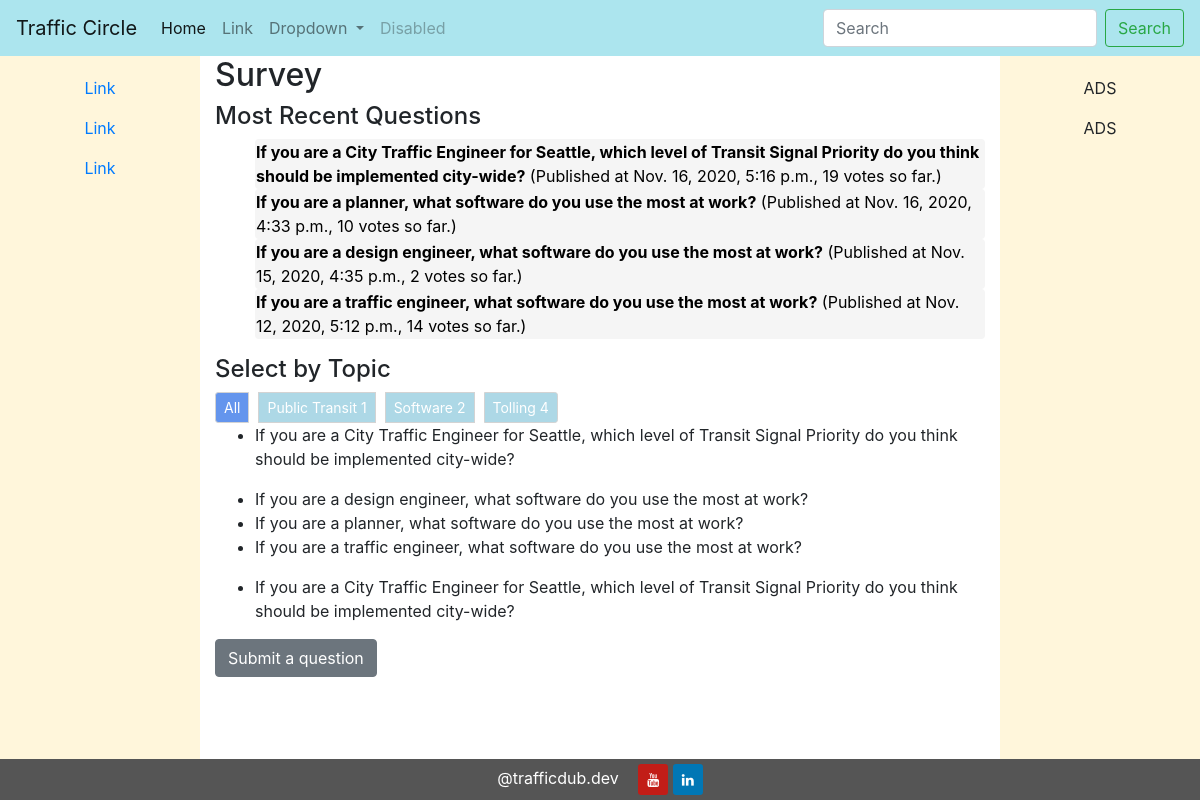
/polls/, run on an earlier commit of the app's database.
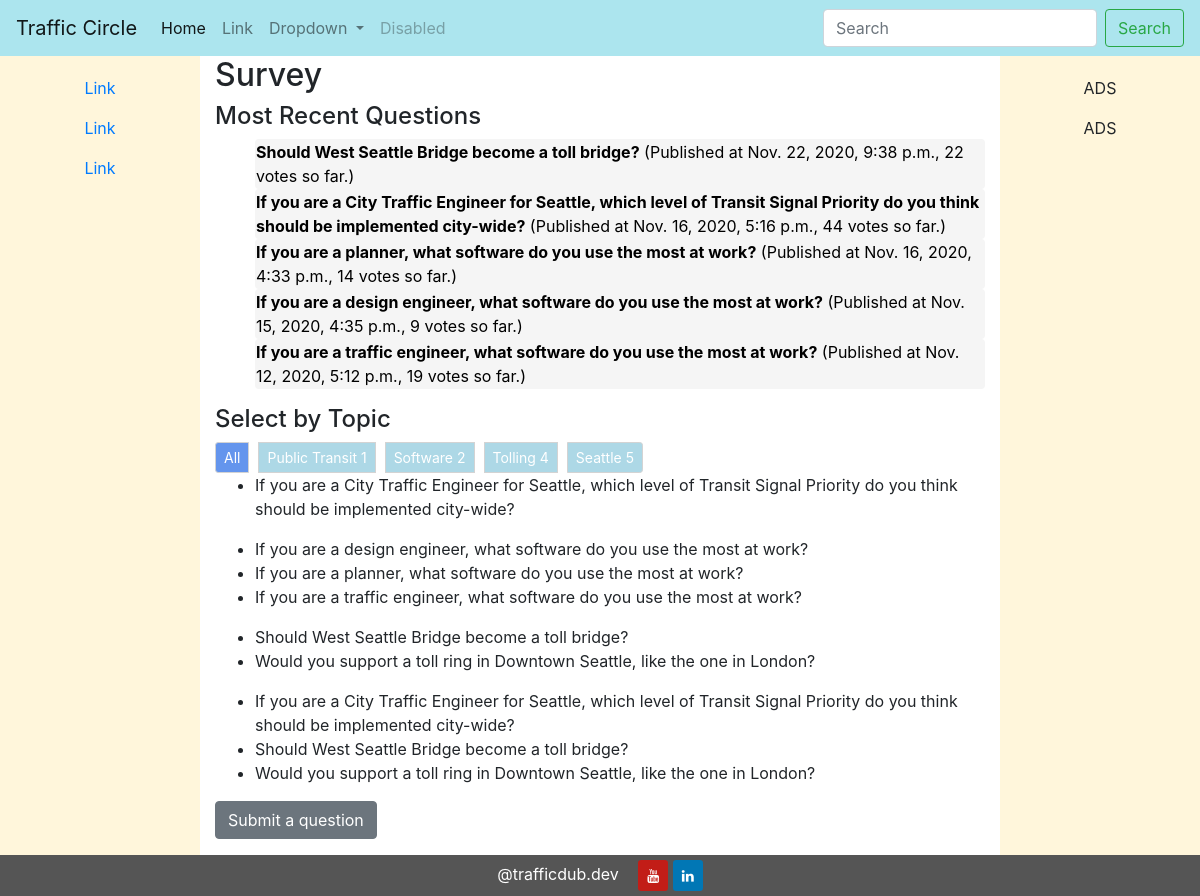
And on a later commit of the database.
### polls/models.py (models this page shows, shortened)
class Question(models.Model):
    question_text = models.CharField(max_length=200)
    pub_date = models.DateTimeField('date published')
    category = models.ManyToManyField(Category, related_name='questions')
    topic = models.ManyToManyField(Topic, related_name='questions')
    def was_published_recently(self):
        now = timezone.now()
        return now - dt.timedelta(days=14) <= self.pub_date <= now
    was_published_recently.admin_order_field = 'pub_date'
    was_published_recently.boolean = True
    was_published_recently.short_description = 'Published recently?'

class Topic(models.Model):
    topic_text = models.CharField(max_length=64, blank=True)
    def __str__(self):
        return self.topic_text

### polls/views.py (the view)
# urls.py: path('', views.IndexView.as_view(), name='index'),
class IndexView(generic.ListView):
    template_name = 'polls/index.html'
    context_object_name = 'latest_question_list'
    paginate_by = 10
    def get_queryset(self):
        return Question.objects.filter(
            pub_date__lte=tz.now()
        ).order_by('-pub_date')[:5]
    def get_context_data(self, **kwargs):
        context = super(IndexView,self).get_context_data(**kwargs)
        context['votes'] = Choice.objects.values('question').annotate(total_vote=Sum('votes'))
        context['topics'] = Topic.objects.all()
        return context

### polls/templatetags/polls_extras.py (called while the page is built)
@register.filter(name='get_total_vote_by_q_id')
def get_total_vote_by_q_id(choices_set, id):
    return choices_set.filter(question=id)[0]['total_vote']

### polls/templates/polls/index.html (shortened to what this page needs)
{% extends "polls/layout.html" %}
{% load polls_extras %}
{% load static %}
{% block polls_body%}
    <div>
        <h2>Survey</h2>
        <h4>Most Recent Questions</h4>
        {% if latest_question_list %}
        <ul>
            {% for question in latest_question_list %}
                <button class="btn btn-link q-text" id="question-{{ question.id }}" type="button" data-toggle="collapse" data-target=".collapse-{{ question.id }}" data-questionId="{{ question.id }}" aria-expanded="true" aria-controls="q-choices-{{ question.id }}">
                    <b>{{ question.question_text }}</b> (Published at {{ question.pub_date }}, {{ votes|get_total_vote_by_q_id:question.id}} vote{{ votes|get_total_vote_by_q_id:question.id|pluralize}} so far.)
                </button>
            {% endfor %}
        </ul>
        {% else %}
            <p>No survey questions available.</p>
        {% endif %}
    </div>
    <div>
        <h4>Select by Topic</h4>
        <div class="btn-group btn-group-sm btn-group-toggle" data-toggle="buttons">
            <label class="btn btn-secondary btn-topic active">
                <input type="checkbox" checked autocomplete="off"> All
            </label>
            {% for topic in topics %}
            <label class="btn btn-secondary btn-topic">
                <input type="checkbox" autocomplete="off"> {{ topic }} {{topic.id}}
            </label>
            {% endfor %}
        </div>
        <div id='question-filtered-by-topic'>
            {% for topic in topics %}
                <ul>
                    {% for question in topic.questions.all %}
                    <li>{{ question.question_text }}</li>
                    {% endfor %}
                </ul>
            {% endfor %}
        </div>
    </div>
    <p>
        <div>
            <a href="{% url 'polls:add_question'%}" role="button" class="btn btn-secondary btn-mi">Submit a question</a>
        </div>
    </p>
{% endblock %}

### polls/templates/polls/layout.html
{% extends "main_layout.html" %}
{% block body %}
<div class="container-fluid text-center">
  <div class="row content">
    <div class="d-none d-md-block col-md-2 sidenav">
      <p><a href="#">Link</a></p>
      <p><a href="#">Link</a></p>
      <p><a href="#">Link</a></p>
    </div>
    <div class="col-sm-12 col-md-8 text-left">
      {% block polls_body %}
      {% endblock %}
    </div>
    <div class="d-none d-md-block col-md-2 sidenav">
      <div class="well">
        <p>ADS</p>
      </div>
      <div class="well">
        <p>ADS</p>
      </div>
    </div>
  </div>
</div>
{% endblock %}

### templates/traffic_circle/main_layout.html (shortened to what this page needs)
{% load static %}
<!DOCTYPE html>
<html lang="en">
<head>
    <link rel="stylesheet" href="https://cdn.jsdelivr.net/npm/bootstrap@4.5.3/dist/css/bootstrap.min.css">
    <link rel="stylesheet" type="text/css" href="{% static '/css/main.css' %}">
    <link rel="stylesheet" href="https://cdnjs.cloudflare.com/ajax/libs/font-awesome/4.7.0/css/font-awesome.min.css">
</head>
<body>
    {% include 'navbar2.html' %}
    {% block body %}
    {% endblock %}
    <footer class="container-fluid text-center">
            <span id="footer-text">
                @trafficdub.dev
            </span>
            <button type="button" class="btn btn-social-icon btn-sm btn-youtube btn-rounded">
                <i class="fa fa-youtube"></i>
            </button>
            <button type="button" class="btn btn-social-icon btn-sm btn-linkedin btn-rounded">
                <i class="fa fa-linkedin"></i>
            </button>
    </footer>
</body>
</html>

### templates/traffic_circle/navbar2.html (shortened to what this page needs)
<nav class="navbar navbar-expand-lg navbar-light" style="background-color: #ace5ee;">
    <a class="navbar-brand" href="#">Traffic Circle</a>
    <div class="collapse navbar-collapse" id="navbarSupportedContent">
      <ul class="navbar-nav mr-auto">
        <li class="nav-item active">
          <a class="nav-link" href="#">Home <span class="sr-only">(current)</span></a>
        </li>
        <li class="nav-item">
          <a class="nav-link" href="#">Link</a>
        </li>
        <li class="nav-item dropdown">
          <a class="nav-link dropdown-toggle" href="#" id="navbarDropdown" role="button" data-toggle="dropdown" aria-haspopup="true" aria-expanded="false">
            Dropdown
          </a>
        </li>
        <li class="nav-item">
          <a class="nav-link disabled" href="#">Disabled</a>
        </li>
      </ul>
      <form class="form-inline my-2 my-lg-0">
        <input class="form-control mr-sm-2" type="search" placeholder="Search" aria-label="Search">
        <button class="btn btn-outline-success my-2 my-sm-0" type="submit">Search</button>
      </form>
    </div>
  </nav>

### static/css/main.css (style rules this page uses)
.navbar { margin-bottom: 0; border-radius: 0; }
.row.content { min-height: calc(100vh - 97px); }
.sidenav { padding-top: 20px; background-color: #FFF6DB; min-height: calc(100vh - 97px); }
.fa { border-radius: 50%; }
.btn-linkedin { background: #0177b5; color: #ffffff }
.btn-youtube { background: #c21d17; color: #ffffff }
footer { background-color: #555; color: white; padding: 5px; }
#footer-text { padding-right: 15px; }

### polls/templates/polls/index.html (style rules this page uses)
.btn-topic { background-color:lightblue !important; border-color: lightgray; margin-right:10px; }
.btn-topic:active, .btn-topic.active { background-color:cornflowerblue !important; border-color: lightgray !important; margin-right:10px; }
.q-text { color: black; background-color: whitesmoke; padding: 0; text-align: left; width: 100%; }

What changed in the data, as far as the page shows it:
added Question: question_text "Should West Seattle Bridge become a toll bridge?", pub_date "Nov. 22, 2020, 9:38 p.m.", id "22"
computed for Question "Nov. 16, 2020, 5:16 p.m.": id "19" → "44"
computed for Question "If you are a planner, what software do you use the most at work?": id "10" → "14"
computed for Question "If you are a design engineer, what software do you use the most at work?": id "2" → "9"
computed for Question "If you are a traffic engineer, what software do you use the most at work?": id "14" → "19"
computed for Topic "Tolling": loses Question (question_text "If you are a City Traffic Engineer for Seattle, which level of Transit Signal Priority do you think should be implemented city-wide?", pub_date "Nov. 16, 2020, 5:16 p.m.", id "19")
added Topic: topic_text "Seattle", id "5", Question (question_text "If you are a City Traffic Engineer for Seattle, which level of Transit Signal Priority do you think should be implemented city-wide?")
added Question: question_text "Would you support a toll ring in Downtown Seattle, like the one in London?"
